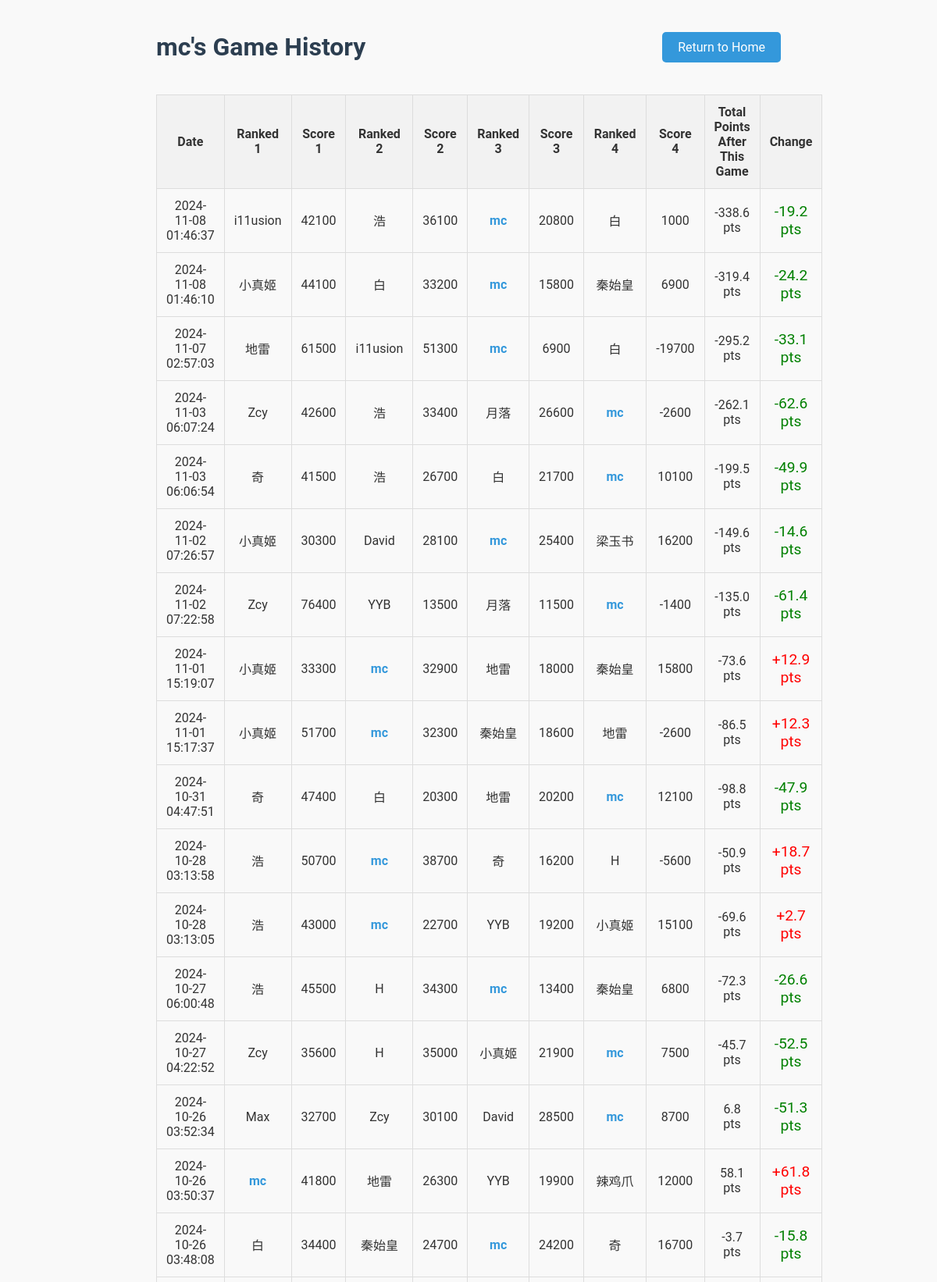
/player/mc (upper part), run on the app's committed database.
### tables this page shows
CREATE TABLE games (
    game_id INTEGER PRIMARY KEY AUTOINCREMENT,
    player1 TEXT NOT NULL,
    player2 TEXT NOT NULL,
    player3 TEXT NOT NULL,
    player4 TEXT NOT NULL,
    raw_score1 INTEGER NOT NULL,
    raw_score2 INTEGER NOT NULL,
    raw_score3 INTEGER NOT NULL,
    raw_score4 INTEGER NOT NULL,
    final_score1 INTEGER NOT NULL,
    final_score2 INTEGER NOT NULL,
    final_score3 INTEGER NOT NULL,
    final_score4 INTEGER NOT NULL,
    game_date TIMESTAMP DEFAULT CURRENT_TIMESTAMP
, is_fenix BOOLEAN DEFAULT FALSE);

### app.py (the view)
@app.route("/player/<player_name>")
def player_statistics(player_name):
    player_name = unquote(player_name)  # Decode the URL-encoded player name
    conn = get_db_connection()
    cursor = conn.cursor()
    cursor.execute("""
    SELECT game_date, player1, player2, player3, player4,
           raw_score1, raw_score2, raw_score3, raw_score4,
           final_score1, final_score2, final_score3, final_score4
    FROM games
    WHERE ? IN (player1, player2, player3, player4)
    ORDER BY game_date DESC
    """, (player_name,))
    games = cursor.fetchall()
    running_total = 0
    processed_games = []
    for game in reversed(games):
        players_and_scores = [
            (game['player1'], game['raw_score1'], game['final_score1']),
            (game['player2'], game['raw_score2'], game['final_score2']),
            (game['player3'], game['raw_score3'], game['final_score3']),
            (game['player4'], game['raw_score4'], game['final_score4'])
        ]
        players_and_scores.sort(key=lambda x: x[2], reverse=True)  # Sort by final score
        current_game_points = None
        for player, raw_score, final_score in players_and_scores:
            if player == player_name:
                current_game_points = final_score
                break
        previous_total = running_total
        running_total += current_game_points  # Update cumulative points
        processed_games.append({
            'game_date': game['game_date'],
            'players_and_scores': players_and_scores,
            'point_change': round(current_game_points, 1),
            'previous_total': round(previous_total, 1),
            'total_points_after_game': round(running_total, 1)  # Round the running total
        })
    processed_games.reverse()
    conn.close()
    return render_template("player_statistics.html", player_name=player_name, games=processed_games)

### app.py (called while the page is built)
def get_db_connection():
    conn = sqlite3.connect('mahjong.db')
    conn.row_factory = sqlite3.Row  # Return rows as dictionaries
    return conn

### templates/player_statistics.html (shortened to what this page needs)
<!DOCTYPE html>
<html lang="en">
<head>
</head>
<body>
    <div class="container">
        <div class="header-row">
            <h1>{{ player_name }}'s Game History</h1>
            <div class="return-button">
                <a href="{{ url_for('home') }}">Return to Home</a>
            </div>
        </div>
        <table>
            <tr>
                <th>Date</th>
                <th>Ranked 1</th>
                <th>Score 1</th>
                <th>Ranked 2</th>
                <th>Score 2</th>
                <th>Ranked 3</th>
                <th>Score 3</th>
                <th>Ranked 4</th>
                <th>Score 4</th>
                <th>Total Points After This Game</th>
                <th>Change</th>
            </tr>
            {% for game in games %}
            <tr>
                <td>{{ game['game_date'] }}</td>
                {% for player, raw_score, final_score in game['players_and_scores'] %}
                <td class="{% if player == player_name %}player-highlight{% endif %}">
                    {{ player }}
                </td>
                <td>{{ raw_score }}</td>
                {% endfor %}
                <td>{{ '%.1f' % game['total_points_after_game'] }} pts</td>
                <td class="point-change {% if game['point_change'] > 0 %}positive-change{% else %}negative-change{% endif %}">
                    {% if game['point_change'] > 0 %}+{% endif %}{{ game['point_change'] }} pts
                </td>
            </tr>
            {% endfor %}
        </table>
    </div>
</body>
</html>

### templates/player_statistics.html (style rules this page uses)
body { font-family: 'Roboto', sans-serif; background-color: #f9f9f9; color: #333; margin: 0; padding: 20px; }
.container { max-width: 800px; margin: 0 auto; }
.header-row { display: flex; justify-content: space-between; align-items: center; margin-bottom: 20px; }
h1 { color: #2c3e50; }
table { width: 100%; border-collapse: collapse; margin-top: 20px; }
th, td { padding: 12px; border: 1px solid #ddd; text-align: center; }
th { background-color: #f2f2f2; }
.player-highlight { font-weight: bold; color: #3498db; }
.point-change { font-size: 1.2em; }
.positive-change { color: red; }
.negative-change { color: green; }
.return-button a { text-decoration: none; background-color: #3498db; color: #ffffff; padding: 10px 20px; border-radius: 5px; transition: background-color 0.3s; }

### data on the page
games: game_date "2024-11-08 01:46:37", player4 "i11usion", raw_score4 "42100", player2 "浩", raw_score2 "36100", player3 "mc", raw_score3 "20800", player1 "白", raw_score1 "1000", total_points_after_game "-338.6", point_change "-19.2"
games: game_date "2024-11-08 01:46:10", player4 "小真姬", raw_score4 "44100", player3 "白", raw_score3 "33200", player2 "mc", raw_score2 "15800", player1 "秦始皇", raw_score1 "6900", total_points_after_game "-319.4", point_change "-24.2"
games: game_date "2024-11-07 02:57:03", player1 "地雷", raw_score1 "61500", player4 "i11usion", raw_score4 "51300", player3 "mc", raw_score3 "6900", player2 "白", raw_score2 "-19700", total_points_after_game "-295.2", point_change "-33.1"
games: game_date "2024-11-03 06:07:24", player4 "Zcy", raw_score4 "42600", player2 "浩", raw_score2 "33400", player3 "月落", raw_score3 "26600", player1 "mc", raw_score1 "-2600", total_points_after_game "-262.1", point_change "-62.6"
games: game_date "2024-11-03 06:06:54", player4 "奇", raw_score4 "41500", player2 "浩", raw_score2 "26700", player3 "白", raw_score3 "21700", player1 "mc", raw_score1 "10100", total_points_after_game "-199.5", point_change "-49.9"
games: game_date "2024-11-02 07:26:57", player2 "小真姬", raw_score2 "30300", player4 "David", raw_score4 "28100", player3 "mc", raw_score3 "25400", player1 "梁玉书", raw_score1 "16200", total_points_after_game "-149.6", point_change "-14.6"
games: game_date "2024-11-02 07:22:58", player4 "Zcy", raw_score4 "76400", player1 "YYB", raw_score1 "13500", player3 "月落", raw_score3 "11500", player2 "mc", raw_score2 "-1400", total_points_after_game "-135.0", point_change "-61.4"
games: game_date "2024-11-01 15:19:07", player2 "小真姬", raw_score2 "33300", player4 "mc", raw_score4 "32900", player1 "地雷", raw_score1 "18000", player3 "秦始皇", raw_score3 "15800", total_points_after_game "-73.6", point_change "12.9"
games: game_date "2024-11-01 15:17:37", player4 "小真姬", raw_score4 "51700", player3 "mc", raw_score3 "32300", player2 "秦始皇", raw_score2 "18600", player1 "地雷", raw_score1 "-2600", total_points_after_game "-86.5", point_change "12.3"
games: game_date "2024-10-31 04:47:51", player4 "奇", raw_score4 "47400", player2 "白", raw_score2 "20300", player3 "地雷", raw_score3 "20200", player1 "mc", raw_score1 "12100", total_points_after_game "-98.8", point_change "-47.9"
games: game_date "2024-10-28 03:13:58", player4 "浩", raw_score4 "50700", player3 "mc", raw_score3 "38700", player2 "奇", raw_score2 "16200", player1 "H", raw_score1 "-5600", total_points_after_game "-50.9", point_change "18.7"
games: game_date "2024-10-28 03:13:05", player2 "浩", raw_score2 "43000", player3 "mc", raw_score3 "22700", player1 "YYB", raw_score1 "19200", player4 "小真姬", raw_score4 "15100", total_points_after_game "-69.6", point_change "2.7"
games: game_date "2024-10-27 06:00:48", player4 "浩", raw_score4 "45500", player1 "H", raw_score1 "34300", player2 "mc", raw_score2 "13400", player3 "秦始皇", raw_score3 "6800", total_points_after_game "-72.3", point_change "-26.6"
games: game_date "2024-10-27 04:22:52", player4 "Zcy", raw_score4 "35600", player2 "H", raw_score2 "35000", player3 "小真姬", raw_score3 "21900", player1 "mc", raw_score1 "7500", total_points_after_game "-45.7", point_change "-52.5"
games: game_date "2024-10-26 03:52:34", player3 "Max", raw_score3 "32700", player1 "Zcy", raw_score1 "30100", player4 "David", raw_score4 "28500", player2 "mc", raw_score2 "8700", total_points_after_game "6.8", point_change "-51.3"
games: game_date "2024-10-26 03:50:37", player4 "mc", raw_score4 "41800", player3 "地雷", raw_score3 "26300", player1 "YYB", raw_score1 "19900", player2 "辣鸡爪", raw_score2 "12000", total_points_after_game "58.1", point_change "61.8"
games: game_date "2024-10-26 03:48:08", player3 "白", raw_score3 "34400", player2 "秦始皇", raw_score2 "24700", player1 "mc", raw_score1 "24200", player4 "奇", raw_score4 "16700", total_points_after_game "-3.7", point_change "-15.8"

### other printed values
{{ player_name }} "mc"
